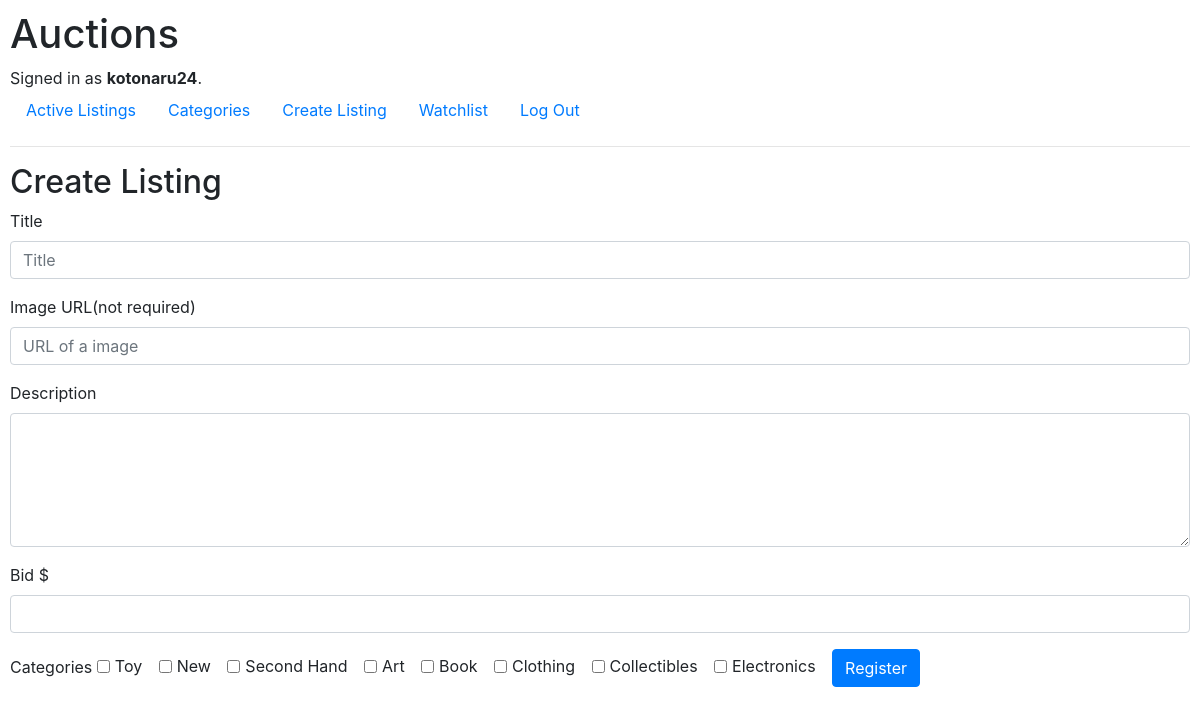
The app's page /createlist (signed in) with its own data.
### auctions/models.py (models this page shows, shortened)
class User(AbstractUser):
    pass

class Category(models.Model):
    name = models.CharField(max_length=64)

### auctions/views.py (the view)
# urls.py: path("createlist", views.createlist, name="createlist"),
@login_required
def createlist(request):
    categories = Category.objects.all()
    if request.method == "POST":
        title = request.POST["title"]
        image = request.POST["image"]
        description = request.POST["description"]
        bid = request.POST["bid"]
        add_category = request.POST.getlist("categories")
        try:
            b = Bid(value = bid, owner = request.user)
            b.save()
            a = Auction(title = title, image = image, description = description, owner = request.user, bid = b)
            a.save()
            for category in add_category:
                c = Category.objects.get(pk=category)
                a.category.add(c)
            a.save()
        except IntegrityError:
            return render(request, "auctions/createlist.html", {
                "message": "Auction already taken."
            })
        return redirect('index')
    else:
        return render(request, "auctions/createlist.html", {
            "categories": categories
        })

### auctions/templates/auctions/createlist.html (shortened to what this page needs)
{% extends "auctions/layout.html" %}
{% block body %}
    <h2>Create Listing</h2>
    <form action="{% url 'createlist' %}" method="post">
        <div class="form-group">
            <label for="title">Title</label>
            <input class="form-control" autofocus type="text" name="title" placeholder="Title" required>
        </div>
        <div class="form-group">
            <label for="image">Image URL(not required)</label>
            <input class="form-control" type="url" name="image" placeholder="URL of a image">
        </div>
        <div class="form-group">
            <label for="description">Description</label>
            <textarea maxlength="480" rows="5" class="form-control" id="description" name="description" placeholder="" required></textarea>
        </div>
        <div class="form-group">
            <label for="bid">Bid</label>
            <span class="input-group-addon">$</span>
            <input class="form-control currency" type="number" name="bid" step=0.01 placeholder="" required>
        </div>
        <label>Categories</label>
        {% for category in categories %}
        <div class="form-check form-check-inline">
          <input class="form-check-input" type="checkbox" id="category{{ category.pk }}" name="categories" value={{ category.pk }}>
          <label class="form-check-label" for="category{{ category.pk }}">{{ category.name }}</label>
        </div>
        {% endfor %}
        <input class="btn btn-primary" type="submit" value="Register">
    </form>
{% endblock %}

### auctions/templates/auctions/layout.html (shortened to what this page needs)
{% load static %}
<!DOCTYPE html>
<html lang="en">
    <head>
        <link rel="stylesheet" href="https://stackpath.bootstrapcdn.com/bootstrap/4.4.1/css/bootstrap.min.css">
        <link href="{% static 'auctions/styles.css' %}" rel="stylesheet">
    </head>
    <body>
        <h1>Auctions</h1>
        <div>
            {% if user.is_authenticated %}
                Signed in as <strong>{{ user.username }}</strong>.
            {% else %}
                Not signed in.
            {% endif %}
        </div>
        <ul class="nav">
            <li class="nav-item">
                <a class="nav-link" href="{% url 'index' %}">Active Listings</a>
            </li>
            <li class="nav-item">
                <a class="nav-link" href="{% url 'categories' %}">Categories</a>
            </li>
            {% if user.is_authenticated %}
                <li class="nav-item">
                    <a class="nav-link" href="{% url 'createlist' %}">Create Listing</a>
                </li>
                <li class="nav-item">
                    <a class="nav-link" href="{% url 'watchlist' %}">Watchlist</a>
                </li>
                <li class="nav-item">
                    <a class="nav-link" href="{% url 'logout' %}">Log Out</a>
                </li>
            {% endif %}
        </ul>
        <hr>
        {% block body %}
        {% endblock %}
    </body>
</html>

### auctions/static/auctions/styles.css (style rules this page uses)
body { padding: 10px; }

### records on screen
User: username "kotonaru24"
Category: name "Toy"
Category: name "New"
Category: name "Second Hand"
Category: name "Art"
Category: name "Book"
Category: name "Clothing"
Category: name "Collectibles"
Category: name "Electronics"
